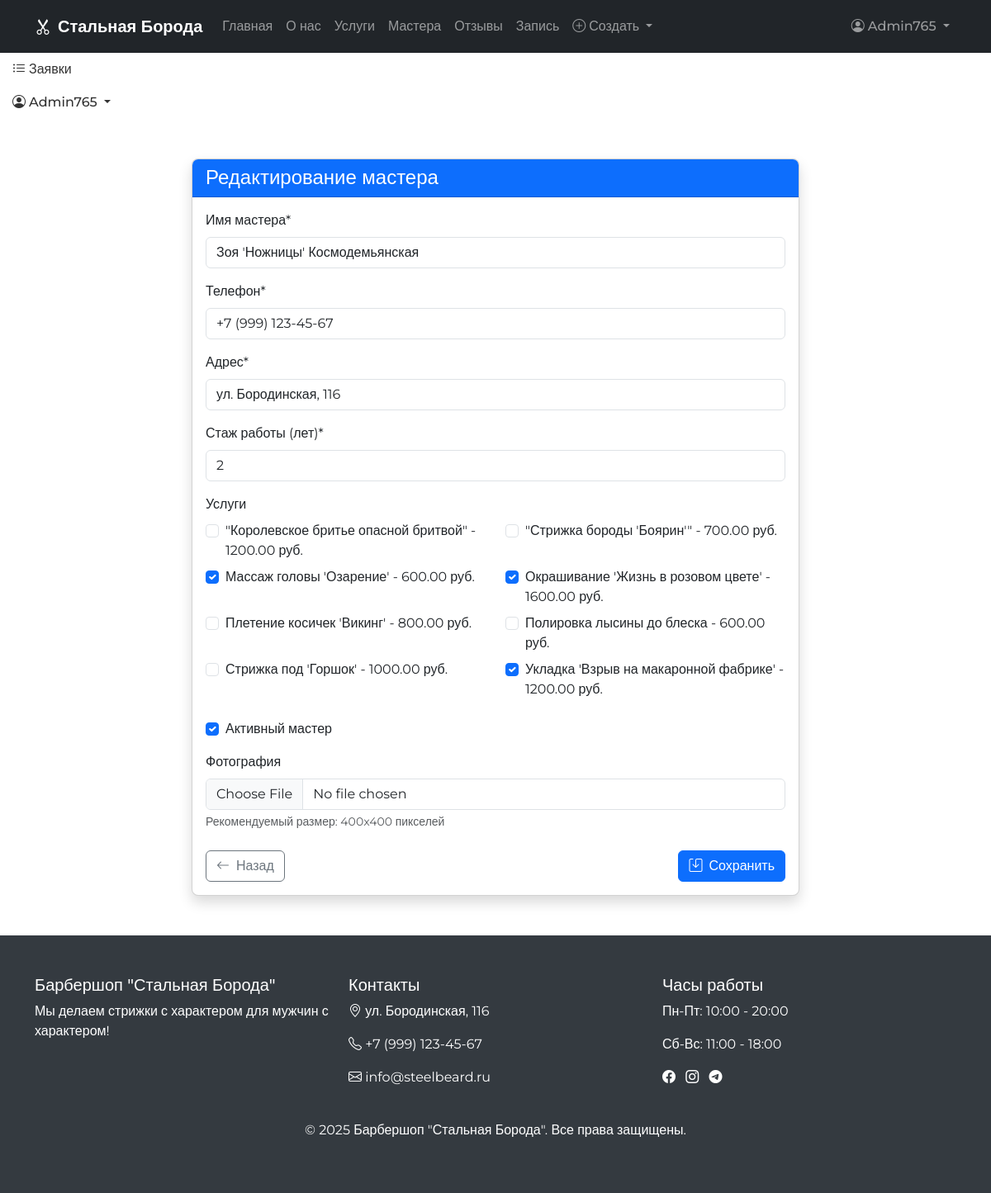
The page /masters/2/edit/ (signed in) on the database as committed earlier.
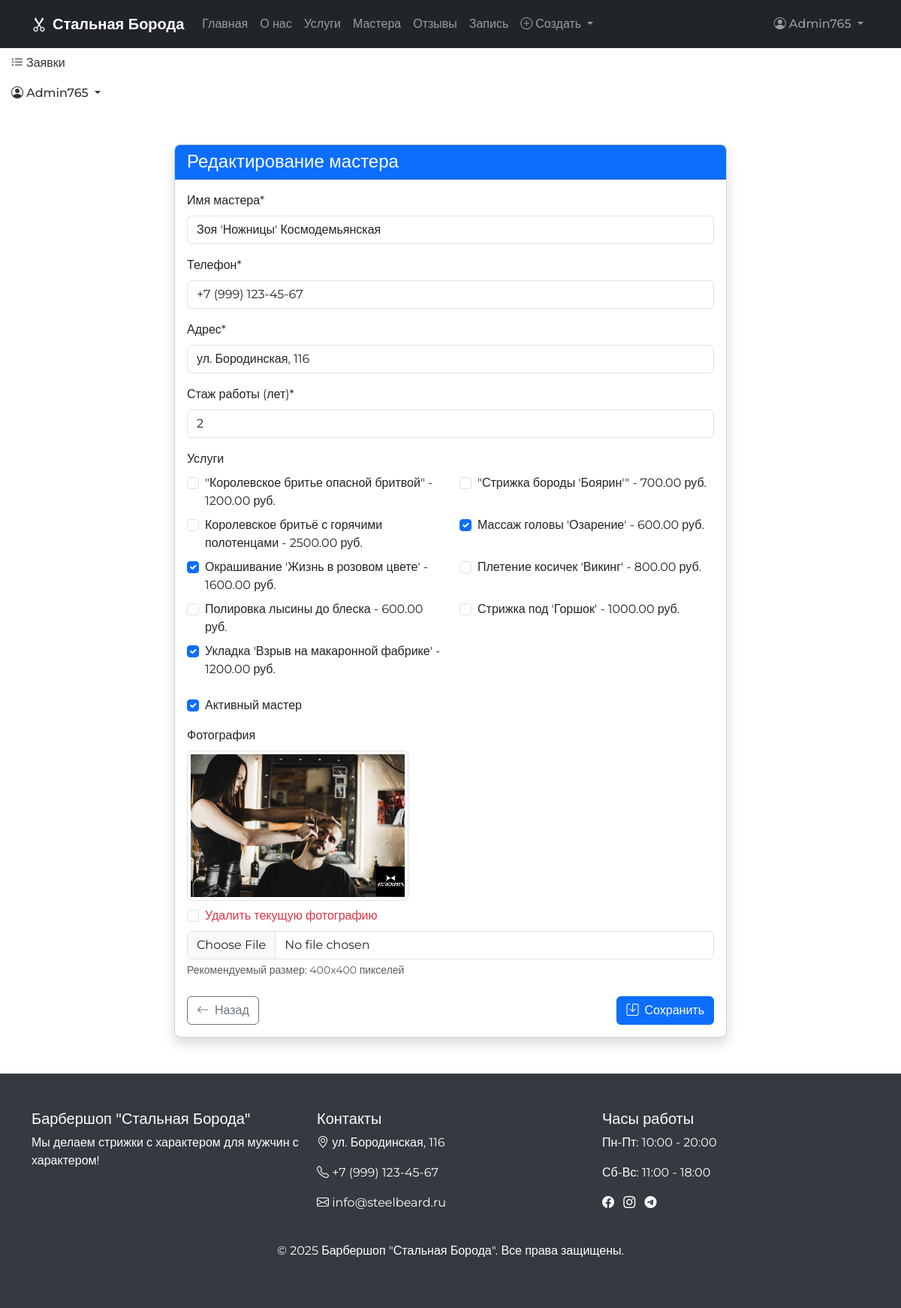
The same page on the database as committed later.
### core/models.py (models this page shows, shortened)
class Service(models.Model):
    name = models.CharField(max_length=200, verbose_name="Название", db_index=True)  # индекс на название
    description = models.TextField(blank=True, verbose_name="Описание")
    price = models.DecimalField(max_digits=10, decimal_places=2, verbose_name="Цена")
    duration = models.PositiveIntegerField(verbose_name="Длительность", help_text="Время выполнения в минутах")
    is_popular = models.BooleanField(default=False, verbose_name="Популярная услуга", db_index=True)  # индекс на популярность
    image = models.ImageField(upload_to="services/", blank=True, verbose_name="Изображение")
    class Meta:
        verbose_name = "Услуга"
        verbose_name_plural = "Услуги"
        ordering = ['name']
        indexes = [
            models.Index(fields=['price', 'is_popular'], name='service_price_popular_idx'),
        ]

class Master(models.Model):
    name = models.CharField(max_length=150, verbose_name="Имя", db_index=True)  # индекс на имя
    photo = models.ImageField(upload_to="masters/", blank=True, verbose_name="Фотография")
    phone = models.CharField(max_length=20, verbose_name="Телефон")
    address = models.CharField(max_length=255, verbose_name="Адрес")
    experience = models.PositiveIntegerField(verbose_name="Стаж работы", help_text="Опыт работы в годах")
    services = models.ManyToManyField(Service, related_name="masters", verbose_name="Услуги")
    is_active = models.BooleanField(default=True, verbose_name="Активен", db_index=True)  # индекс на статус активности
    class Meta:
        verbose_name = "Мастер"
        verbose_name_plural = "Мастера"
        ordering = ['name']
        indexes = [
            models.Index(fields=['experience', 'is_active'], name='master_exp_active_idx'),
        ]

### core/views.py (the view, shortened to what this page needs)
# urls.py: path('masters/<int:master_id>/edit/', views.master_edit, name='master_edit'),
@login_required
def master_edit(request, master_id=None):
    if master_id:
        master = get_object_or_404(Master, id=master_id)
    else:
        master = Master()
    services = Service.objects.all()
    form_data = {}
    return render(request, 'core/master_edit.html', {
        'master': master,
        'services': services,
        'form_data': form_data
    })

### core/context_processors.py (called while the page is built)
def common_context(request):
    context = {
        'masters': Master.objects.filter(is_active=True),
        'services': Service.objects.all(),
    }
    return context

### templates/core/master_edit.html (shortened to what the changed rows need)
{% extends 'base.html' %}
{% block content %}
<div class="container py-5">
    <div class="row justify-content-center">
        <div class="col-md-8">
            <div class="card shadow">
                <div class="card-body">
                    <form method="post" enctype="multipart/form-data">
                        <div class="mb-3">
                            <label for="name" class="form-label">Имя мастера*</label>
                            <input type="text" class="form-control" id="name" name="name" required
                                value="{{ form_data.name|default:master.name }}" placeholder="Например: Александр Иванов">
                        </div>
                        <div class="mb-3">
                            <label for="phone" class="form-label">Телефон*</label>
                            <input type="text" class="form-control" id="phone" name="phone" required
                                value="{{ form_data.phone|default:master.phone }}" placeholder="+7 (999) 123-45-67">
                        </div>
                        <div class="mb-3">
                            <label for="address" class="form-label">Адрес*</label>
                            <input type="text" class="form-control" id="address" name="address" required
                                value="{{ form_data.address|default:master.address }}" placeholder="ул. Бородинская, 116">
                        </div>
                        <div class="mb-3">
                            <label for="experience" class="form-label">Стаж работы (лет)*</label>
                            <input type="number" class="form-control" id="experience" name="experience" required
                                value="{{ form_data.experience|default:master.experience }}" min="0" placeholder="5">
                        </div>
                        <div class="mb-3">
                            <div class="row">
                                {% for service in services %}
                                <div class="col-md-6">
                                    <div class="form-check mb-2">
                                        <input class="form-check-input" type="checkbox"
                                               name="services" value="{{ service.id }}" id="service{{ service.id }}"
                                               {% if service in master.services.all or service.id|stringformat:"s" in form_data.services %}checked{% endif %}>
                                        <label class="form-check-label" for="service{{ service.id }}">
                                            {{ service.name }} - {{ service.price }} руб.
                                        </label>
                                    </div>
                                </div>
                                {% endfor %}
                            </div>
                        </div>
                        <div class="mb-3 form-check">
                            <input type="checkbox" class="form-check-input" id="is_active" name="is_active"
                                {% if form_data.is_active or master.is_active %}checked{% endif %}>
                            <label class="form-check-label" for="is_active">Активный мастер</label>
                        </div>
                        <div class="mb-4">
                            {% if master.photo %}
                            <div class="mb-2">
                                <img src="{{ master.photo.url }}" alt="{{ master.name }}" class="img-thumbnail" style="max-height: 200px;">
                                <div class="form-check mt-2">
                                    <input class="form-check-input" type="checkbox" id="remove_photo" name="remove_photo">
                                    <label class="form-check-label text-danger" for="remove_photo">
                                        Удалить текущую фотографию
                                    </label>
                                </div>
                            </div>
                            {% endif %}
                        </div>
                    </form>
                </div>
            </div>
        </div>
    </div>
</div>
{% endblock %}

Rows that differ between the two databases and show on the page:
changed Master "Зоя 'Ножницы' Космодемьянская": photo: picture added
added Service: name "Королевское бритьё с горячими полотенцами", price "2500.00"
Other text that changed with them:
form field remove_photo: (not shown) → "☐"
text now shown: "Удалить текущую фотографию"
